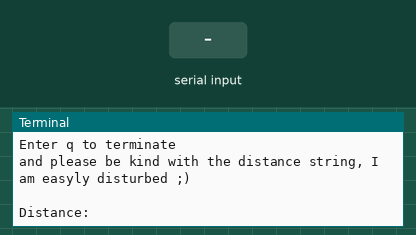
Simulated run of this program. Board: Raspberry Pi (BCM pin numbers). On the bench: the last lines printed to the terminal. The inputs (shaded band) are chosen by the test bench. Files the program writes start out absent; library files of the repository ran but are not shown: i2c.py, ads1015.py. At 4.3 s the program stops and its outputs stay as they are.

Above: at 1.2 s.
1.3 s: "q" typed at the terminal, then Enter
At 2.5 s:
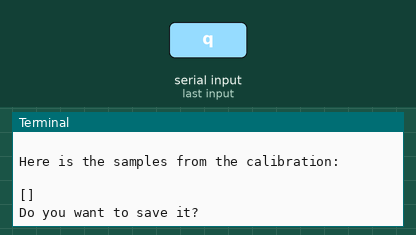
2.8 s: "Y" typed at the terminal, then Enter
At 3.7 s:
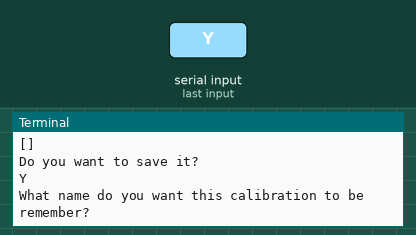
4.3 s: "Yes" typed at the terminal, then Enter
At 4.8 s:
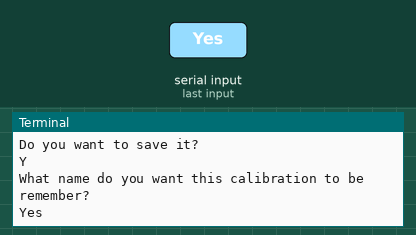

The program:

dist_sensor_calib.py
```python
# (licence header left out)
import json
import Rpi.i2c as I2C
import ads1015

class calibrator:

    def __init__(self):
        self.adc = ads1015.ads1015(I2C.i2c(1,0x48))
        self.adc.setchannel(0, True)
        self.adc.setdatarate(ads1015.ADS1015_DR_128SPS)
        self.samples = []

    def execute(self):
        print 'Welcome to the linear distance sensor calibration software!\n'
        print 'To calibrate the sensor position an object to a know distance and enter it.\n'
        print 'I will get a sample from the ADC and I will associate the entered distance\n'
        print 'with the sensor value. \n'
        print 'Enter q to terminate\nand please be kind with the distance string, I am easyly disturbed ;)\n'

        end = False
        while(not end):
            diststr = raw_input('Distance: ')
            if diststr == 'q':
                end = True
            else:
                dist = float(diststr)
                self.addsample(self.adc.getvalue(), dist)

        print 'Thanks you for your calibration samples, here the results table\n'
        self.savecalibration()

    def addsample(self, value, distance):
        self.samples.append({"value":value, "distance":distance})

    def savecalibration(self):
        print 'Here is the samples from the calibration:\n'
        print json.dumps(self.samples)
        if raw_input('Do you want to save it?') in ['Y', 'y', 'Yes', 'yes', 'YES']:
            filename = raw_input('What name do you want this calibration to be remember?')
            with open(filename,'w') as file:
                json.dump(self.samples, file)

if __name__ == "__main__":
    calib = calibrator()
    calib.execute()
```

Measured:
- after the input at 1.3 s, the terminal: prints a new line at once (image 1)
- after the input at 2.8 s, the terminal: prints a new line at once (image 2)
- after the input at 4.3 s, the terminal: prints a new line at once (image 3)
